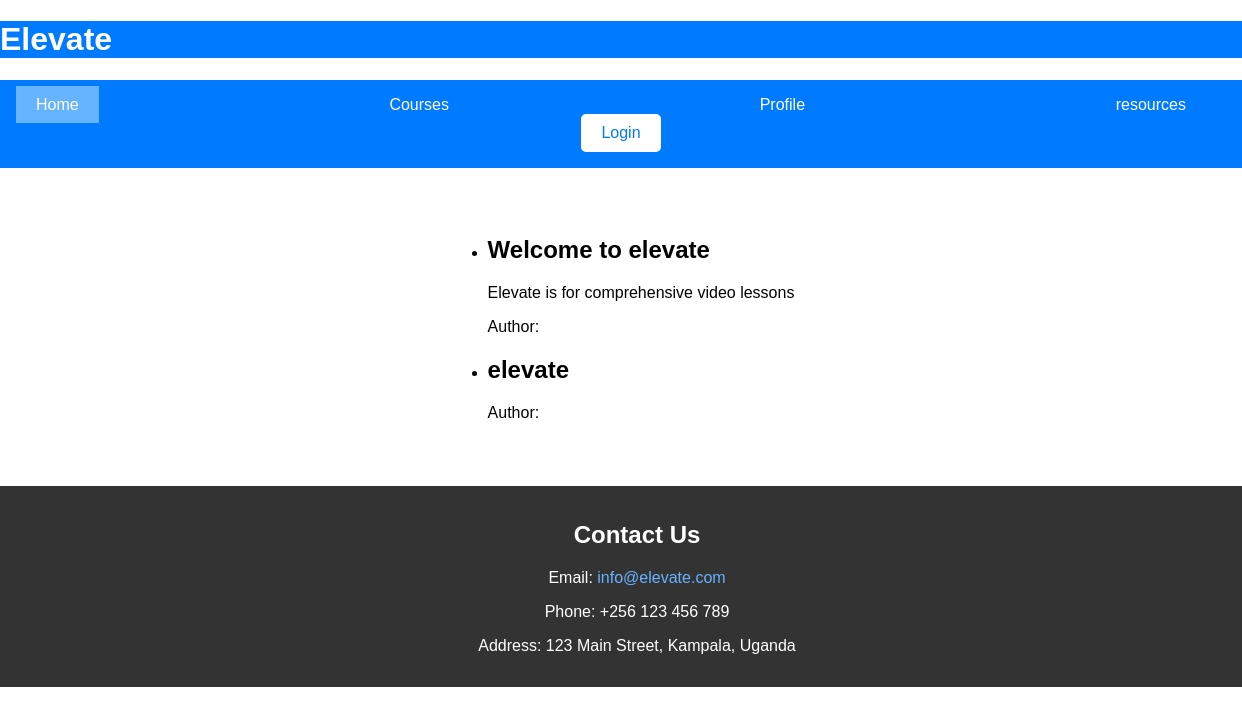
The app's page /posts/, older data.
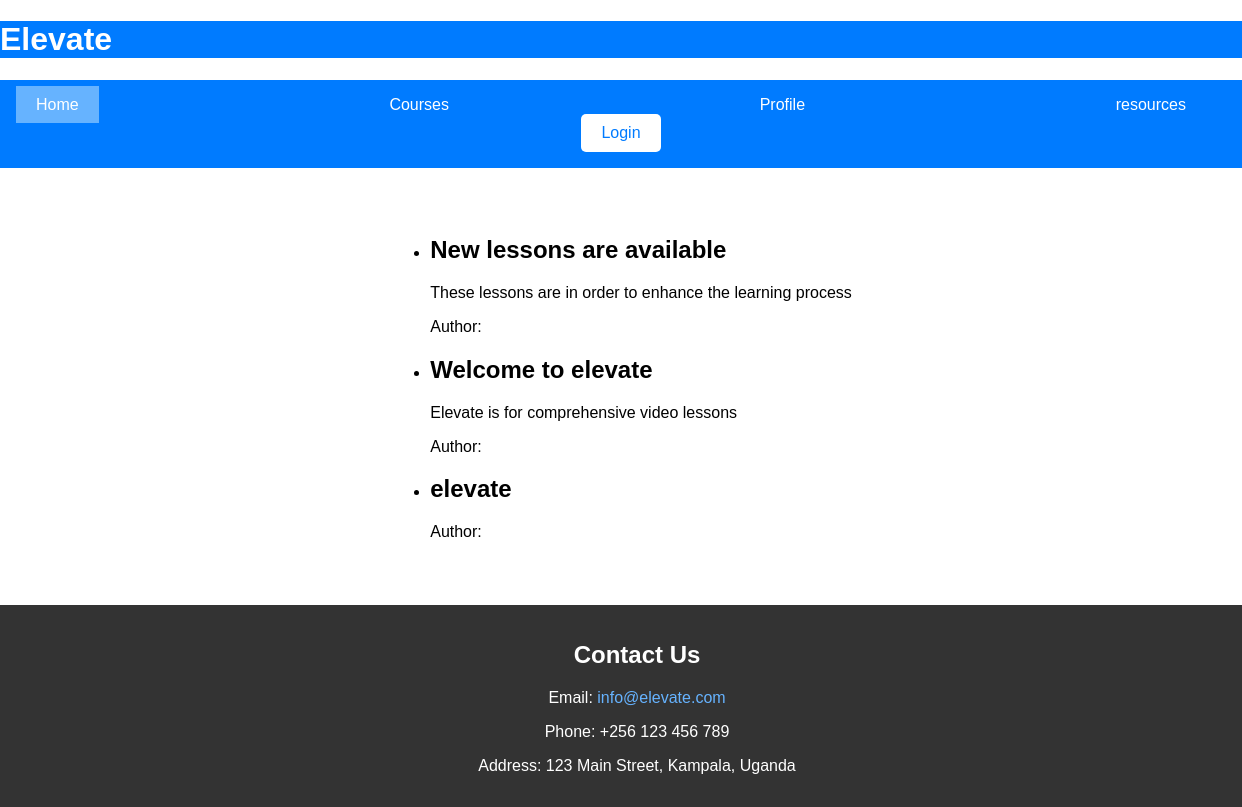
The same page, newer data.
### posts/models.py (models this page shows, shortened)
class Post(models.Model):
    title=models.CharField(max_length=75)
    body = models.TextField()
    slug = models.SlugField
    date = models.DateTimeField(auto_now_add = True)

### posts/views.py (the view)
# urls.py: path('',views.posts_list),
def posts_list(request):
    posts = Post.objects.all().order_by('-date')
    return render(request, "posts/posts_list.html",{'posts':posts})

### posts/templates/posts/posts_list.html (shortened to what this page needs)
{% extends 'layout.html'  %}
{% block content  %}
<ul>
    {% for post in posts %}
        <li>
            <h2>{{ post.title }}</h2>
            <p>{{ post.body }}</p>
            <p>Author: {{ post.author }}</p>
        </li>
    {% endfor %}
</ul>
{% endblock  %}

### templates/layout.html (shortened to what this page needs)
<!DOCTYPE html>
{%load static%}
<html lang="en">
<head>
    <h1 id= "heading">Elevate</h1>
    <link rel="stylesheet" href="{% static 'css/styles.css'%}">
</head>
<body>
    <header>
        <nav>
            <ul>
                <li><a href="/" class="active">Home</a></li>
                <li><a href="/courses">Courses</a></li>
                <li><a href="/profiles">Profile</a></li>
                <li><a href="/posts">resources</a></li>
            </ul>
            <button id="login-btn">Login</button>
        </nav>
    </header>
    <main>
{% block content  %}
{% endblock  %}
    </main>
    <footer>
        <h2>Contact Us</h2>
        <p>Email: <a href="mailto:info@elevate.com">info@elevate.com</a></p>
        <p>Phone: +256 123 456 789</p>
        <p>Address: 123 Main Street, Kampala, Uganda</p>
    </footer>
</body>
</html>

### static/css/styles.css (style rules this page uses)
body { font-family: Arial, sans-serif; margin: 0; padding: 0; }
header { background-color: #007bff; padding: 1em; text-align: center; }
header nav ul { list-style: none; margin: 0; padding: 0; display: flex; justify-content: space-between; }
header nav ul li { margin-right: 20px; }
#heading { background-color:#007bff; color:white; align:center; }
header nav a { color: #fff; text-decoration: none; padding: 10px 20px; transition: background-color 0.2s; }
header nav a.active { background-color: #66b3ff; }
#login-btn { background-color: #fff; color: #007bff; border: none; padding: 10px 20px; font-size: 16px; cursor: pointer; border-radius: 5px; }
main { display: flex; flex-direction: column; align-items: center; padding: 2em; }
footer { background-color: #333; color: #fff; padding: 1em; text-align: center; clear: both; position: relative; bottom: 0; width: 100%; }
footer a { color: #66b3ff; text-decoration: none; }

Row changes from the older to the newer data that the page shows:
added Post: title "New lessons are available", body "These lessons are in order to enhance the learning process"
